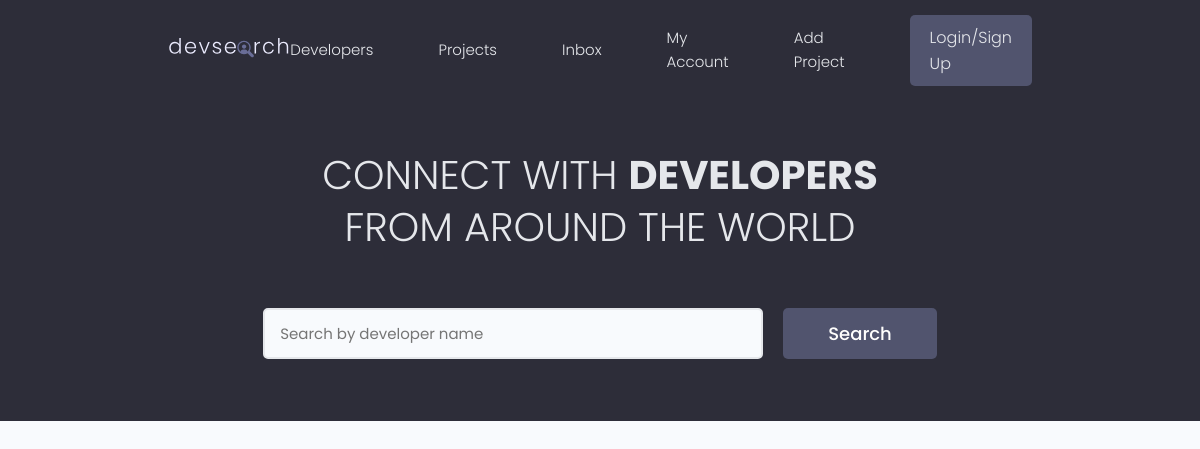
Before: / with the older database file.
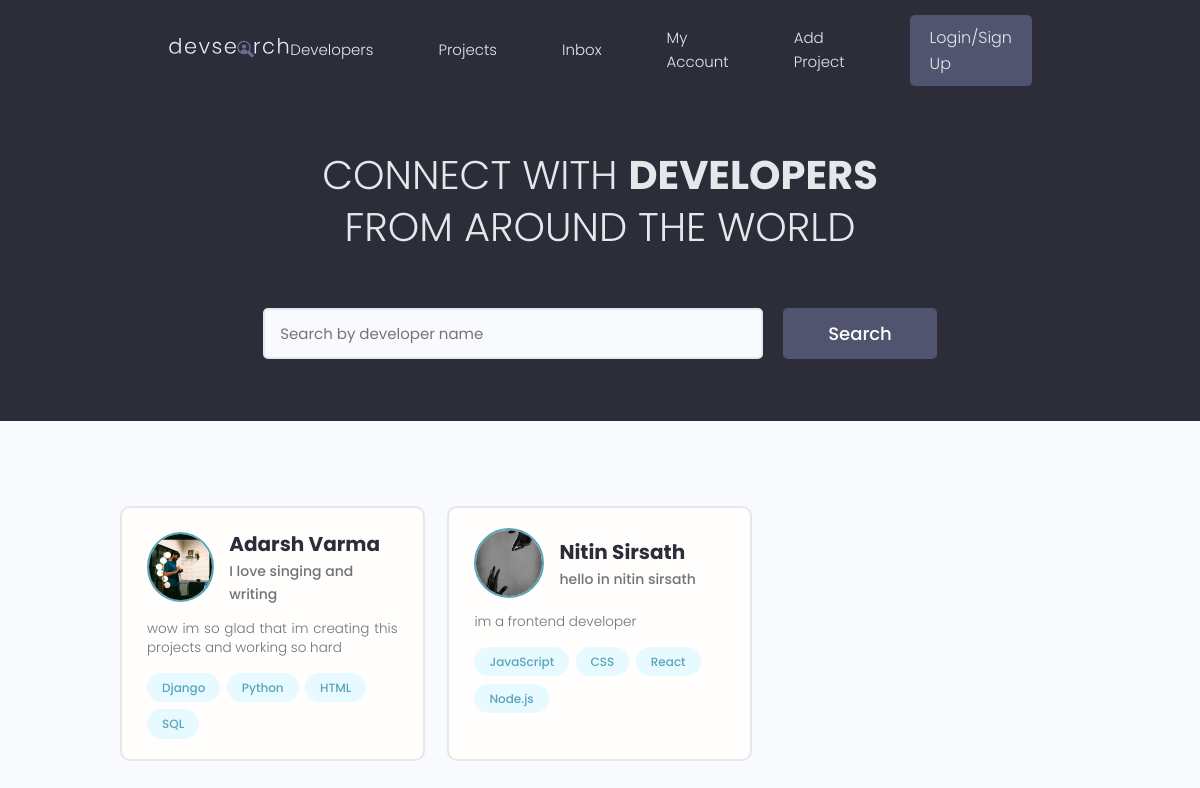
After: the same page with the newer database file.
### users/models.py (models this page shows, shortened)
class Profile(models.Model):
    user = models.OneToOneField(User, on_delete=models.CASCADE, null=True, blank=True)
    name = models.CharField(max_length=200, null=True, blank=True)
    email = models.EmailField(max_length=500, null=True, blank=True)
    username = models.CharField(max_length=200, null=True, blank=True)
    location = models.CharField(max_length=200, null=True, blank=True)
    short_intro = models.CharField(max_length=200, null=True, blank=True)
    bio = models.TextField(null=True, blank=True)
    profile_image = models.ImageField(null=True, blank=True, upload_to='profiles/', default='profiles/user-default.png')
    social_github = models.CharField(max_length=200, null=True, blank=True)
    social_twitter = models.CharField(max_length=200, null=True, blank=True)
    social_linkedin = models.CharField(max_length=200, null=True, blank=True)
    social_youtube = models.CharField(max_length=200, null=True, blank=True)
    social_website = models.CharField(max_length=200, null=True, blank=True)
    created = models.DateTimeField(auto_now_add=True)
    id = models.UUIDField(default=uuid.uuid4, unique=True, primary_key=True, editable=False)

class Skill(models.Model):
    owner = models.ForeignKey(Profile, on_delete=models.CASCADE, null=True, blank=True)
    name = models.CharField(max_length=200, null=True, blank=True)
    description = models.TextField(null=True, blank=True)
    created = models.DateTimeField(auto_now_add=True)
    id = models.UUIDField(default=uuid.uuid4, unique=True, primary_key=True, editable=False)
    def __str__(self):
        return str(self.name)

### users/views.py (the view)
# urls.py: path('', profiles, name = 'profiles'),
def profiles(request):
    profiles = Profile.objects.all()
    context = {'profiles':profiles}
    return render(request, 'users/profile.html', context)

### users/templates/users/profile.html (shortened to what this page needs)
{% extends 'main.html' %}
{% block content %}
<main class="home">
    <section class="hero-section text-center">
      <div class="container container--narrow">
        <div class="hero-section__box">
          <h2>CONNECT WITH <span>DEVELOPERS</span></h2>
          <h2>FROM AROUND THE WORLD</h2>
        </div>
        <div class="hero-section__search">
          <form class="form" action="#" method="get">
            <div class="form__field">
              <input class="input input--text" id="formInput#search" type="text" name="text"
                placeholder="Search by developer name" />
            </div>
            <input class="btn btn--sub btn--lg" type="submit" value="Search" />
          </form>
        </div>
      </div>
    </section>
    <section class="devlist">
      <div class="container">
        <div class="grid grid--three">
            {% for profile in profiles %}
                <div class="column card">
                    <div class="dev">
                        <a href="{% url 'user-profile' profile.id %}" class="card__body">
                            <div class="dev__profile">
                                <img class="avatar avatar--md" src="{{ profile.profile_image.url }}" alt="image" />
                                <div class="dev__meta">
                                    <h3>{{profile.name}}</h3>
                                    <h5>{{profile.short_intro|slice:"60"}}</h5>
                                </div>
                            </div>
                            <p class="dev__info">{{profile.bio|slice:"150"}}</p>
                            <div class="dev__skills">
                                {% for skill in profile.skill_set.all %}
                                    <span class="tag tag--pill tag--main">
                                        <small>{{skill}}</small>
                                    </span>
                                {% endfor %}
                            </div>
                        </a>
                    </div>
                </div>
            {% endfor %}
        </div>
      </div>
    </section>
  </main>
{% endblock content %}

### templates/main.html (shortened to what this page needs)
<!DOCTYPE html>
{% load static %}
<html lang="en">
<head>
    <link rel="stylesheet" href="https://cdn.iconmonstr.com/1.3.0/css/iconmonstr-iconic-font.min.css" />
    <link rel="stylesheet" href="{% static 'uikit/styles/uikit.css' %}" />
    <link rel="stylesheet" href="{% static 'styles/app.css' %}" />
    <link rel="stylesheet" href="https://cdnjs.cloudflare.com/ajax/libs/font-awesome/6.2.1/css/all.min.css">
</head>
<body>
    {% include 'navbar.html' %}
    {% block content %}
    {% endblock content %}
</body>
</html>

### templates/navbar.html (shortened to what this page needs)
{% load static %}
  <header class="header">
    <div class="container container--narrow">
      <a href="{% url 'profiles' %}" class="header__logo">
        <img src="{% static 'images/logo.svg' %}" alt="DevSearch Logo" />
      </a>
      <nav class="header__nav">
        <ul class="header__menu">
          <li class="header__menuItem"><a href="{% url 'profiles' %}">Developers</a></li>
          <li class="header__menuItem"><a href="{% url 'projects' %}">Projects</a></li>
          <li class="header__menuItem"><a href="">Inbox</a></li>
          <li class="header__menuItem"><a href="">My Account</a></li>
          <li class="header__menuItem"><a href="{% url 'create-project' %}">Add Project</a></li>
          <li class="header__menuItem"><a href="" class="btn btn--sub">Login/Sign Up</a></li>
        </ul>
      </nav>
    </div>
  </header>

### static/styles/app.css (style rules this page uses)
:root { --color-sub: #2d2d39; }
.btn--sub { background-color: var(--color-sub-light); }
.card { border: 2px solid var(--color-light); }
img { width: 100%; }
.header { position: sticky; z-index: 111; background-color: var(--color-sub); padding: 1.5rem 0; }
.header > .container { display: flex; justify-content: space-between; align-items: center; }
.header__logo > img { height: 3.8rem; }
.header__nav > ul { display: inline-flex; align-items: center; list-style: none; gap: 6.5rem; }
.header__menuItem > a { color: var(--color-light); font-weight: 300; }
.hero-section { height: 40vh; display: flex; align-items: center; background-color: var(--color-sub); }
.hero-section__box { margin-bottom: 4rem; }
.hero-section__box > h2, .hero-section__box > h2 > span { font-size: 4rem; color: var(--color-light); line-height: 1.3; text-transform: uppercase; }
.hero-section__box > h2 { font-weight: 300; }
.hero-section__box > h2 > span { font-weight: 700; }
.hero-section__search > .form { display: flex; align-items: center; justify-content: center; gap: 2rem; }
.hero-section__search > .form input.input--text { width: 50rem; }
.devlist { margin-top: 8rem; }
.devlist .grid { align-items: stretch; }
.devlist .dev .dev__profile { display: flex; align-items: center; gap: 1.5rem; }
.devlist .dev .dev__meta h3 { color: var(--color-sub); font-size: 2rem; font-weight: 700; }
.devlist .dev .dev__meta h5 { color: var(--color-text); font-size: 1.4rem; font-weight: 500; }
.devlist .dev .dev__info { margin: 1.5rem 0; font-size: 1.35rem; line-height: 1.4; text-align: justify; }

### static/uikit/styles/modules/_variables.css (style rules this page uses)
:root { --color-main: #5aa5b9; --color-main-light: #e6faff; --color-sub: #3f4156; --color-sub-light: #51546e; --color-sub-lighter: #ededfd; --color-text: #737373; --color-gray: #8b8b8b; --color-light: #e5e7eb; --color-light-gray: #767676; --color-bg: #f8fafd; --color-white: #fffefd; --color-white-light: #f3f3f3; --color-success: #359e64; --color-success-bg: #def8e8; --color-error: #fc4b0b; --color-error-bg: #fff2ee; --font-base: 'Poppins', arial, helvetica, 'Segoe UI', roboto, ubuntu, sans-serif; --font-monospace: 'Fira Code', 'Courier New', courier, monospace; --font-regular: 300; --font-medium: 500; --font-bold: 700; --generic-shadow: 1px 1px 5px #00000010; --generic-transition: all 0.3s ease-in-out; }

### static/uikit/styles/modules/_base.css (style rules this page uses)
* { margin: 0; padding: 0; box-sizing: border-box; text-rendering: optimizeLegibility; color: inherit; font-size: inherit; }
html { font-size: 50%; }
@media only screen and (min-width: 480px) { html { font-size: 56.25%; } }
@media only screen and (min-width: 1200px) { html { font-size: 62.5%; } }
body { line-height: 1.6; font-weight: 400; font-size: 1.5rem; color: var(--color-text); background-color: var(--color-bg); min-height: 100vh; }

### static/uikit/styles/modules/_typography.css (style rules this page uses)
* { font-family: var(--font-base); }
h2 { font-size: 3.6rem; font-weight: var(--font-bold); }
h3 { font-size: 3.2rem; font-weight: var(--font-medium); }
h5 { font-size: 2.4rem; font-weight: var(--font-medium); }
h5, h6 { font-weight: var(--font-regular); }
p, span, strong { font-size: 1.6rem; color: var(--color-text); font-weight: var(--font-regular); }
a { padding-bottom: 2px; text-decoration: none; display: inline-block; color: var(--color-main); font-weight: var(--font-medium); }

### static/uikit/styles/modules/_utilities.css (style rules this page uses)
.container { width: 92%; max-width: 165rem; margin: 0 auto; box-sizing: border-box; }
.container--narrow { width: 92%; max-width: 120rem; }
@media screen and (min-width: 1000px) { .container { width: 90%; } }
@media screen and (min-width: 1000px) { .container--narrow { width: 85%; } }
@media screen and (min-width: 1200px) { .container { width: 80%; } }
@media screen and (min-width: 1200px) { .container--narrow { width: 72%; } }
.text-center { text-align: center; }

### static/uikit/styles/modules/_avatar.css (style rules this page uses)
.avatar { border-radius: 50%; border: 2px solid var(--color-main); object-fit: cover; }
.avatar--md { height: 7rem; width: 7rem; }

### static/uikit/styles/modules/_button.css (style rules this page uses)
.btn { display: inline-block; position: relative; cursor: pointer; background-color: var(--color-light); font-weight: var(--font-medium); color: var(--color-sub); text-decoration: none; padding: 1rem 2rem; border-radius: 0.5rem; border: none; width: -webkit-fit-content; width: -moz-fit-content; width: fit-content; height: -webkit-fit-content; height: -moz-fit-content; height: fit-content; font-size: 1.6rem; outline-width: 0; outline-color: transparent; -webkit-backface-visibility: hidden; backface-visibility: hidden; transition: all 0.3s ease-in-out; }
.btn--sub { background-color: var(--color-sub); color: var(--color-white); }
.btn--lg { font-size: 1.8rem; padding: 1.2rem 4.5rem; }

Changed rows visible on the page:
added Profile: profile_image (picture), name "Adarsh Varma", short_intro "I love singing and writing", bio "wow im so glad that im creating this projects and working so hard"
added Skill: name "Django", shown under "Adarsh Varma"
added Skill: name "Python", shown under "Adarsh Varma"
added Skill: name "HTML", shown under "Adarsh Varma"
added Skill: name "SQL", shown under "Adarsh Varma"
added Profile: profile_image (picture), name "Nitin Sirsath", short_intro "hello in nitin sirsath", bio "im a frontend developer"
added Skill: name "JavaScript", shown under "Nitin Sirsath"
added Skill: name "CSS", shown under "Nitin Sirsath"
added Skill: name "React", shown under "Nitin Sirsath"
added Skill: name "Node.js", shown under "Nitin Sirsath"
